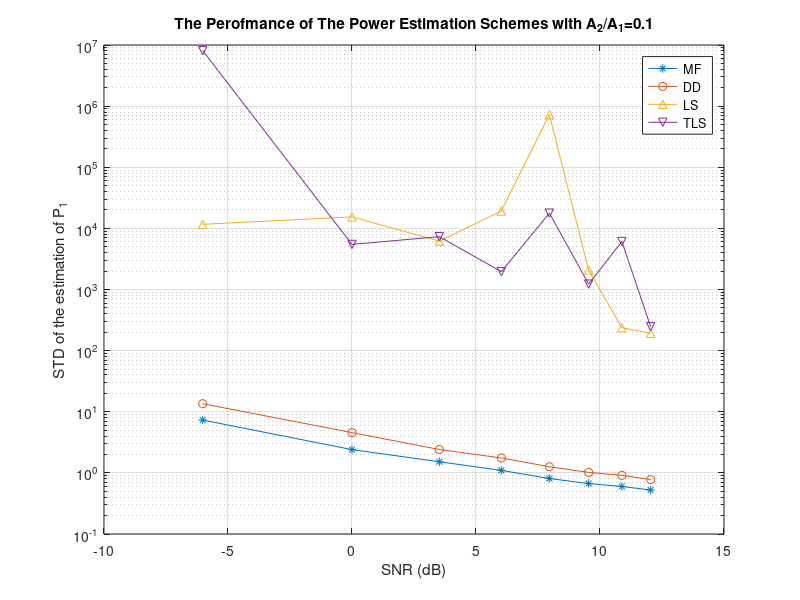
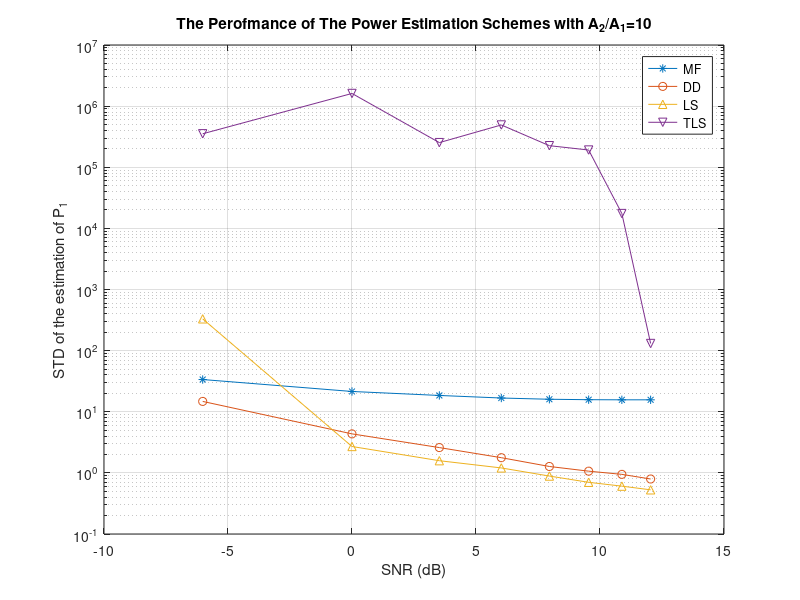
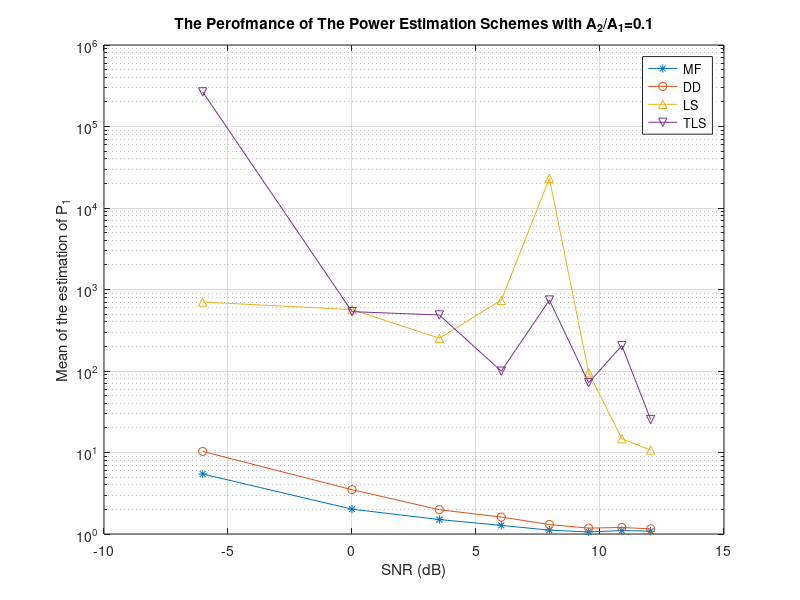
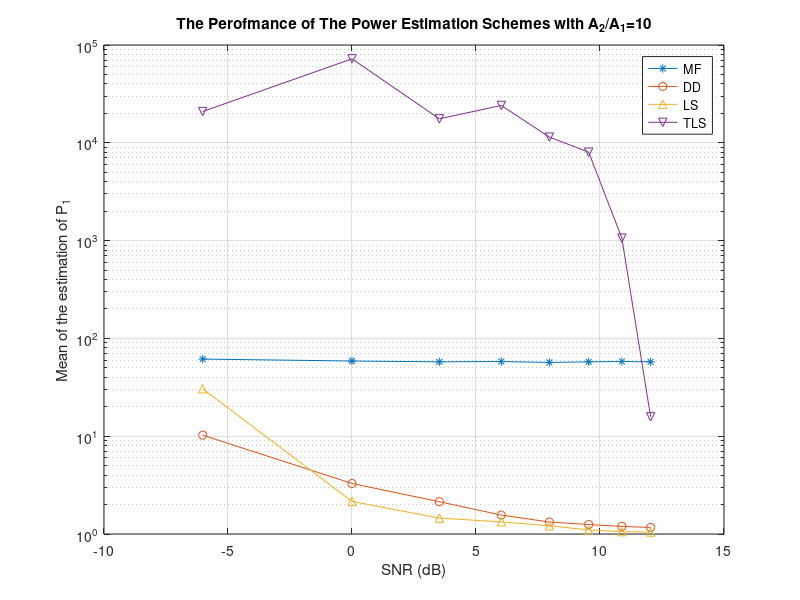

Write MATLAB code to recreate these figures, in order.
%-------------------------------
%
%
%-------------------------------

clear all;
close all;
K = 2;

L = 8;

s1 = [+1; -1; +1; -1; +1; -1; +1; -1];
s1 = s1/norm(s1);
s2 = [+1; +1; +1; -1; +1; -1; +1; -1];
s2 = s2/norm(s2);

S = [s1 s2];
Rs=S'*S
Rs_=inv(S'*S);

w_DD  = (Rs_(1,:)*S')';
w_MF  = s1;

sigma=1;

%SNR = 2;
SNR = [0.5; 1; 1.5; 2; 2.5; 3; 3.5; 4];

% A21 = [0.2; 0.4; 0.6; 0.8; 1; 1.5; 2; 2.5; 3; 3.5; 4];
A21 = [0.1; 1; 10];

P = eye(L)-s1*s1';

TotalTrails = 1000;

for n = 1:length(A21)
    for m = 1:length(SNR)
    
        BER_LS(m,n) = 0;
        BER_TLS(m,n) = 0;
        BER_DD(m,n) = 0;
        BER_MF(m,n) = 0;
    
        a = [ 1; A21(n,1)];
        A = diag(a);
        
        sigma = 1/SNR(m,1);
        P_DD_Mean(m,n)=0;
        P_MF_Mean(m,n)=0;
        P_LS_Mean(m,n)=0;
        P_TLS_Mean(m,n)=0;
        
        P_DD_Std(m,n)=0;
        P_MF_Std(m,n)=0;
        P_LS_Std(m,n)=0;
        P_TLS_Std(m,n)=0;

        
        for trial = 1: TotalTrails
            
            
            B1 = [[1/A(1,1);0] [1;-1]];
            B2 = [[1/A(1,1);0] [1; 1]];
            
            %S_B1 = S*A*B1;
            %S_B2 = S*A*B2;
            S_B1 = S*A*B1 + [zeros(L,1) sigma*randn(L,K-1)];
            S_B2 = S*A*B2 + [zeros(L,1) sigma*randn(L,K-1)];
            
            b = (rand(K,1)>0.5)*2 -1;
            r =S*A*b + sigma*randn(L,1);
            
            [Us, Ss, Vs]=svd([S_B1 r]);
            s_svd1=sort(diag(Ss));

            [Us, Ss, Vs]=svd([S_B2 r]);
            s_svd2=sort(diag(Ss));
            
            d1_LS = ( inv(S_B1'*S_B1)*S_B1' )*r;
            d2_LS = ( inv(S_B2'*S_B2)*S_B2' )*r;

            d1_TLS = ( pinv( S_B1'*S_B1- s_svd1(1,1)^2*eye(K) )*S_B1' )*r;
            d2_TLS = ( pinv( S_B2'*S_B2- s_svd2(1,1)^2*eye(K) )*S_B2' )*r;
            
            delta_d_LS = d2_LS - d1_LS;
            delta_d_TLS = d2_TLS - d1_TLS;
            
            A1_LS = abs( delta_d_LS(1,1)/(d1_LS(2,1)*B1(1,2)-d2_LS(2,1)*B2(1,2) ) );
            P1_LS(trial,1) =A1_LS^2;
            A1_TLS = abs( delta_d_TLS(1,1)/(d1_TLS(2,1)*B1(1,2)-d2_TLS(2,1)*B2(1,2) ) );
            P1_TLS(trial,1) =A1_TLS^2;
            
            b_LS = sign( [1/A1_LS B1(1,2)]*d1_LS + [1/A1_LS B2(1,2)]*d2_LS );
            b_TLS = sign( [1/A1_TLS B1(1,2)]*d1_TLS + [1/A1_TLS B2(1,2)]*d2_TLS );
            
            
            b_DD = w_DD' * r(:,1);
            P_DD(trial,1) = b_DD^2;
            b_MF = w_MF' * r(:,1);
            P_MF(trial,1) = b_MF^2;
   
            if ( ( b_LS*b(1,1) ) < 0 )
                BER_LS(m,n) = BER_LS(m,n) + 1;
            end

            if ( ( b_TLS*b(1,1) ) < 0 )
                BER_TLS(m,n) = BER_TLS(m,n) + 1;
            end
 
            if ( ( b_DD*b(1,1) ) < 0 )
                BER_DD(m,n) = BER_DD(m,n) + 1;
            end

            if ( ( b_MF*b(1,1) ) < 0 )
                BER_MF(m,n) = BER_MF(m,n) + 1;
            end
            

        end
        
        P_LS_Mean(m,n) = mean(P1_LS);
        P_TLS_Mean(m,n) = mean(P1_TLS);
        P_DD_Mean(m,n) = mean(P_DD);
        P_MF_Mean(m,n) = mean(P_MF);        
        
        P_LS_Std(m,n) = std(P1_LS);
        P_TLS_Std(m,n) = std(P1_TLS);
        P_DD_Std(m,n) = std(P_DD);
        P_MF_Std(m,n) = std(P_MF);        

    end
end

BER_MF = BER_MF/TotalTrails
BER_DD = BER_DD/TotalTrails
BER_LS = BER_LS/TotalTrails
BER_TLS = BER_TLS/TotalTrails

%%---------------------------------------------------------------------------%%
SNR = log10(SNR).*20;

A2A1 = log10(A21).*20;

%%-----------------------------------------------------------------------------
figure(1)
semilogy(SNR, P_MF_Std(:,1),'-*', SNR, P_DD_Std(:,1),'-o',SNR, P_LS_Std(:,1),'-^', SNR, P_TLS_Std(:,1),'-v')
grid;
title('The Perofmance of The Power Estimation Schemes with A_2/A_1=0.1');
xlabel('SNR (dB)');
ylabel('STD of the estimation of P_1');
legend('MF','DD','LS','TLS');


figure(2)
semilogy(SNR, P_MF_Std(:,3),'-*', SNR, P_DD_Std(:,3),'-o',SNR, P_LS_Std(:,3),'-^', SNR, P_TLS_Std(:,3),'-v')
grid;
title('The Perofmance of The Power Estimation Schemes with A_2/A_1=10');
xlabel('SNR (dB)');
ylabel('STD of the estimation of P_1');
legend('MF','DD','LS','TLS');

figure(3)
semilogy(SNR, P_MF_Mean(:,1),'-*', SNR, P_DD_Mean(:,1),'-o',SNR, P_LS_Mean(:,1),'-^', SNR, P_TLS_Mean(:,1),'-v')
grid;
title('The Perofmance of The Power Estimation Schemes with A_2/A_1=0.1');
xlabel('SNR (dB)');
ylabel('Mean of the estimation of P_1');
legend('MF','DD','LS','TLS');



figure(4)
semilogy(SNR, P_MF_Mean(:,3),'-*', SNR, P_DD_Mean(:,3),'-o',SNR, P_LS_Mean(:,3),'-^', SNR, P_TLS_Mean(:,3),'-v')
grid;
title('The Perofmance of The Power Estimation Schemes with A_2/A_1=10');
xlabel('SNR (dB)');
ylabel('Mean of the estimation of P_1');
legend('MF','DD','LS','TLS');


%%------------------------------------------------------------------------------------
figure(5)
semilogy(SNR, BER_MF(:,1),'-*',SNR, BER_MF(:,2),'-+',SNR, BER_MF(:,3),'-x', SNR, BER_DD(:,3),'-o', SNR, BER_LS(:,1),'-d', SNR, BER_LS(:,2),'-p', SNR, BER_LS(:,3),'-h')
ylim([1.0/TotalTrails 0.55])
xlim([min(SNR) max(SNR)])
grid;
title('BER of Different Multiuser Detection Algorithms');
xlabel('SNR (dB)');
ylabel('Bit-Error-Rate BER');
legend('MF with A_2/A_1=0.1','MF with A_2/A_1=1','MF with A_2/A_1=2','Decorr. Detector','LS with A_2/A_1=0.1','LS with A_2/A_1=1','LS with A_2/A_1=2');

figure(6)
semilogy(SNR, BER_MF(:,1),'-*',SNR, BER_MF(:,2),'-+',SNR, BER_MF(:,3),'-x', SNR, BER_DD(:,3),'-o', SNR, BER_TLS(:,1),'-d', SNR, BER_TLS(:,2),'-p', SNR, BER_TLS(:,3),'-h')
ylim([1.0/TotalTrails 0.55])
xlim([min(SNR) max(SNR)])
grid;
title('BER of Different Multiuser Detection Algorithms');
xlabel('SNR (dB)');
ylabel('Bit-Error-Rate BER');
legend('MF with A_2/A_1=0.1','MF with A_2/A_1=1','MF with A_2/A_1=2','Decorr. Detector','TLS with A_2/A_1=0.1','TLS with A_2/A_1=1','TLS with A_2/A_1=2');
